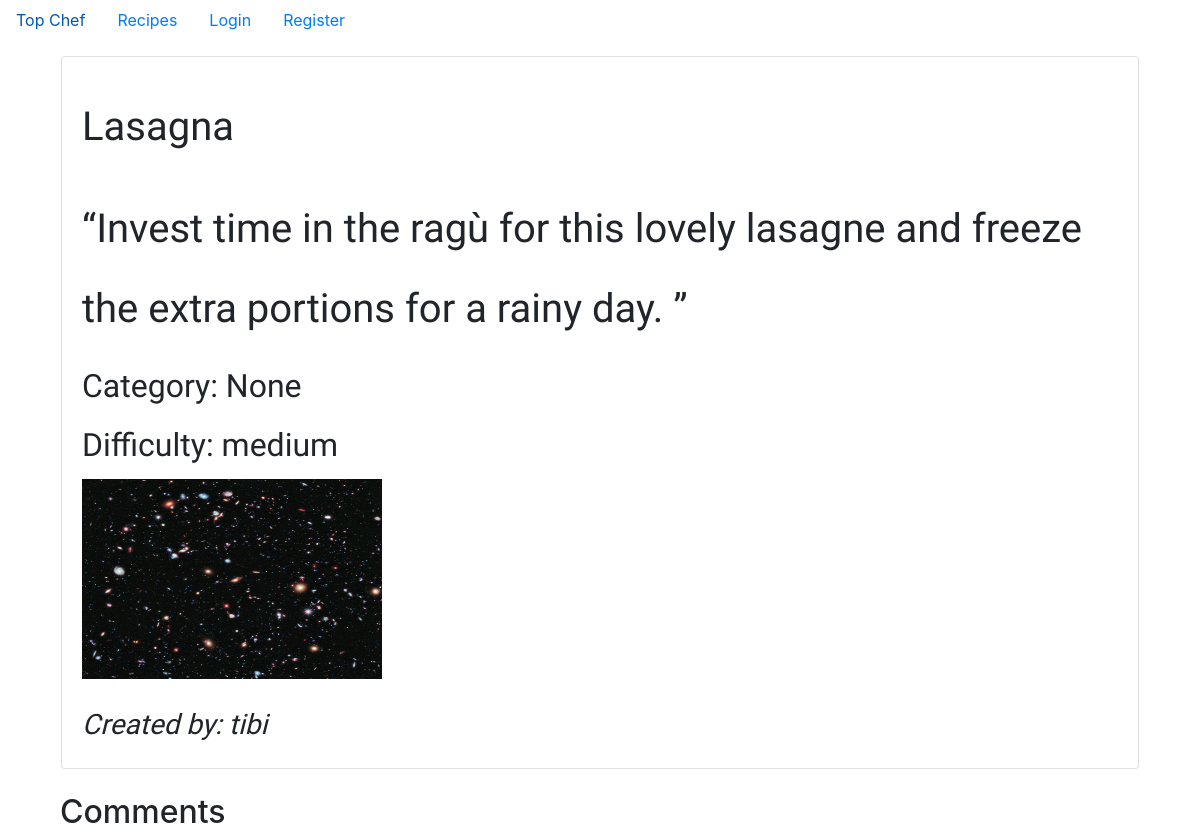
Screenshot of /recipe/2 with the database file from the repository.
### recipeapp/models.py (models this page shows)
class Recipe(models.Model):
    user = models.ForeignKey(User, on_delete=models.CASCADE, related_name='author')
    category = models.ForeignKey(Category, on_delete=models.SET_NULL, related_name='category', null=True, blank=True)
    title = models.CharField(max_length=50)
    description = models.CharField(max_length=500)
    time = models.CharField(max_length=30)
    difficulty = models.CharField(max_length=20)
    serves = models.IntegerField()
    ingredients = models.CharField(max_length=400)
    method = models.CharField(max_length=800)
    rating = models.IntegerField(default=0)
    image = models.FileField(upload_to='media/', blank=True, null=True)

### recipeapp/views.py (the view)
# urls.py: path('recipe/<int:pk>', recipe_detail, name='recipe_detail'),
def recipe_detail(request, pk):
    recipe = Recipe.objects.get(id=pk)
    return render(request, "recipe_detail.html", {"recipe": recipe})

### recipeapp/templates/recipe_detail.html (shortened to what this page needs)
{% extends 'base.html' %}
{% block content %}
  <div class="container">
    <div class="p-3">
      <div class="card">
        <div class="card-body">
          <h1 style="line-height: 2.5; text-align: left; font-family:Cookie; font-weight:300;" class="card-title">
            {{ recipe.title }}
          </h1>
          <h1 style="line-height: 2; text-align: left; font-family:Cookie; font-weight:300;" class="card-title">
            {{ recipe.description }}
          </h1>
          <h2 style="line-height: 1.6; text-align: left; font-family:Cookie; font-weight:300;"> Category: {{ recipe.category }} </h2>
          <h2 style="line-height: 1.6; text-align: left; font-family:Cookie; font-weight:300;"> Difficulty: {{ recipe.difficulty }} </h2>
          {% if recipe.image %}
                <img style="height:200px; width:300px;" src="{{recipe.image.url}}" >
                <br />
            {% endif %}
            <br />
          <h3 style="line-height: 1.6; text-align: left; font-family:Cookie; font-weight:300; font-style:italic" class="card-text"> Created by: {{ recipe.user.username }} </h3>
        </div>
      </div>
    </div>
    <div class=" col-sm-12">
      <h2>Comments</h2>
    </div>
  </div>
{% endblock %}

### rows the page displays
Recipe: title "Lasagna", description "“Invest time in the ragù for this lovely lasagne and freeze the extra portions for a rainy day. ”", category "None", difficulty "medium", image (picture), user.username "tibi"
